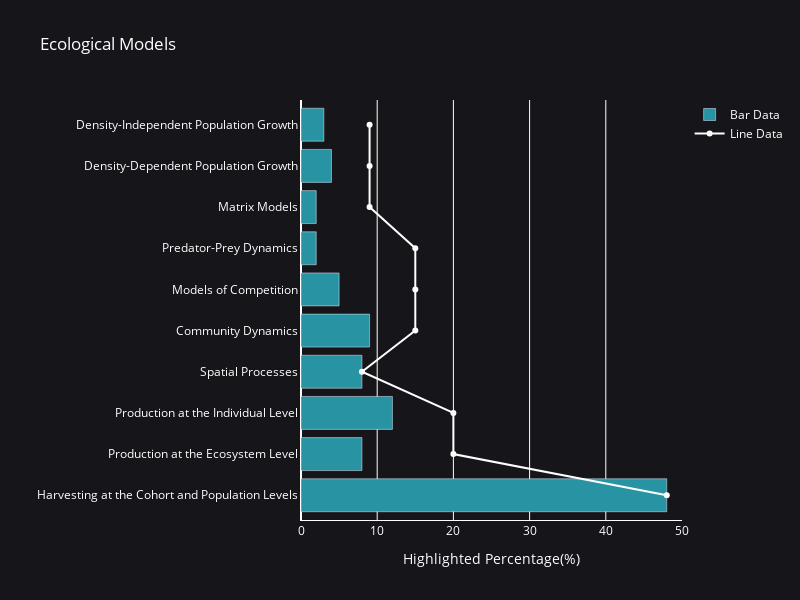

Write notebook code for a chart like this one.
### Code cell
import plotly.graph_objects as go


xy_chart_width = 800
xy_chart_height = 600
title_color = "#fefefe"
background_color = "#15151a"
x_axis_label_color = "#fefefe"
x_axis_line_color = "#fefefe"
y_axis_label_color = "#fefefe"
y_axis_title_color = "#fefefe"
y_axis_line_color = "#fefefe"
plot_color_palette = ["#fefefe", "#2894a3"]


x_labels = [
    "Density-Independent Population Growth",
    "Density-Dependent Population Growth",
    "Matrix Models",
    "Predator-Prey Dynamics",
    "Models of Competition",
    "Community Dynamics",
    "Spatial Processes",
    "Production at the Individual Level",
    "Production at the Ecosystem Level",
    "Harvesting at the Cohort and Population Levels",
]
bar_data = [3, 4, 2, 2, 5, 9, 8, 12, 8, 48]
line_data = [9, 9, 9, 15, 15, 15, 8, 20, 20, 48]

# Create the figure
fig = go.Figure()

# Add the bar chart
fig.add_trace(go.Bar(
    y=x_labels,
    x=bar_data,
    orientation='h',
    name="Bar Data",
    marker=dict(color=plot_color_palette[1])
))

# Add the line chart (without text labels)
fig.add_trace(go.Scatter(
    y=x_labels,
    x=line_data,
    mode='lines+markers',  # Removed 'text' from mode
    name="Line Data",
    line=dict(color=plot_color_palette[0]),
    marker=dict(color=plot_color_palette[0]),
))

# Customize the layout
fig.update_layout(
    title=dict(text="Ecological Models", font=dict(color=title_color)),
    xaxis=dict(title=dict(text="Highlighted Percentage(%)", font=dict(color=x_axis_label_color)),
               range=[0,50],
               linecolor=x_axis_line_color,
               tickcolor=x_axis_label_color,
               tickfont=dict(color=x_axis_label_color),
               titlefont=dict(color=x_axis_label_color)),
    yaxis=dict(title=dict(text="", font=dict(color=y_axis_label_color)),
               linecolor=y_axis_line_color,
               tickcolor=y_axis_label_color,
               tickfont=dict(color=y_axis_label_color),
               titlefont=dict(color=y_axis_label_color),
               autorange="reversed"), #invert the y axis
    plot_bgcolor=background_color,
    paper_bgcolor=background_color,
    font=dict(color=title_color),
    width=xy_chart_width,
    height=xy_chart_height,
    legend=dict(font=dict(color=title_color))
)

# Show the plot
fig.show()

### Figure 1 — Plotly figure (JSON) as saved in the notebook; plotly's stock layout.template omitted (floating-point values rounded to 4 significant figures)
{"data": [{"marker": {"color": "#2894a3"}, "name": "Bar Data", "orientation": "h", "type": "bar", "x": [3, 4, 2, 2, 5, 9, 8, 12, 8, 48], "y": ["Density-Independent Population Growth", "Density-Dependent Population Growth", "Matrix Models", "Predator-Prey Dynamics", "Models of Competition", "Community Dynamics", "Spatial Processes", "Production at the Individual Level", "Production at the Ecosystem Level", "Harvesting at the Cohort and Population Levels"]}, {"line": {"color": "#fefefe"}, "marker": {"color": "#fefefe"}, "mode": "lines+markers", "name": "Line Data", "type": "scatter", "x": [9, 9, 9, 15, 15, 15, 8, 20, 20, 48], "y": ["Density-Independent Population Growth", "Density-Dependent Population Growth", "Matrix Models", "Predator-Prey Dynamics", "Models of Competition", "Community Dynamics", "Spatial Processes", "Production at the Individual Level", "Production at the Ecosystem Level", "Harvesting at the Cohort and Population Levels"]}], "layout": {"font": {"color": "#fefefe"}, "height": 600, "legend": {"font": {"color": "#fefefe"}}, "paper_bgcolor": "#15151a", "plot_bgcolor": "#15151a", "title": {"font": {"color": "#fefefe"}, "text": "Ecological Models"}, "width": 800, "xaxis": {"linecolor": "#fefefe", "range": [0, 50], "tickcolor": "#fefefe", "tickfont": {"color": "#fefefe"}, "title": {"font": {"color": "#fefefe"}, "text": "Highlighted Percentage(%)"}}, "yaxis": {"autorange": "reversed", "linecolor": "#fefefe", "tickcolor": "#fefefe", "tickfont": {"color": "#fefefe"}, "title": {"font": {"color": "#fefefe"}, "text": ""}}}}
